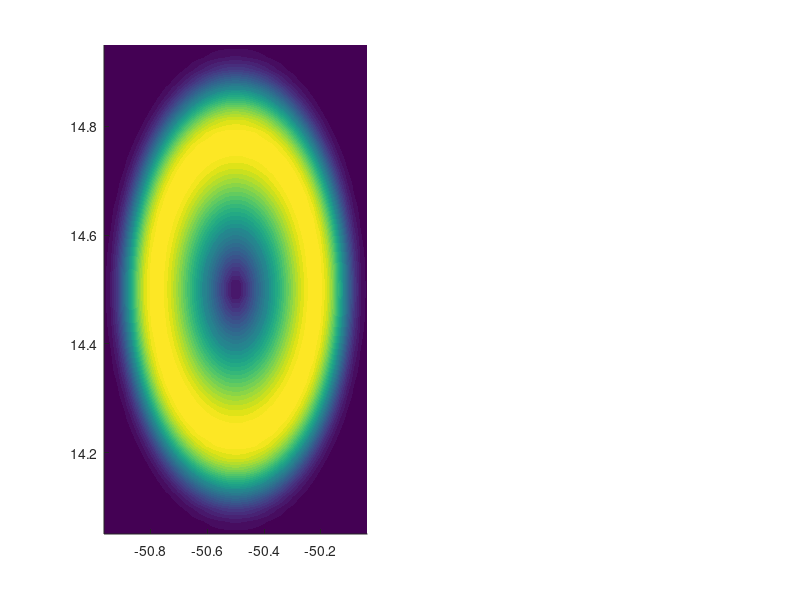

This chart was generated by the following MATLAB code: (Note: this script raises an error after producing the figure.)
%%%%%%%%%%%%%%%%%%%%%%%%%%%%%%%%%%%%%%%%%%%%%%%%%%%%%%%%%%%%%%%%%%%%%%%%%%%
% ShiptrackDemo.m
%%%%%%%%%%%%%%%%%%%%%%%%%%%%%%%%%%%%%%%%%%%%%%%%%%%%%%%%%%%%%%%%%%%%%%%%%%%

%% Compute grid

clearvars

x = linspace(-50,50,40); y = linspace(-50,50,40);
[X,Y] = meshgrid(x,y);
delta = 40; alpha = 7;

vel = 0.5*10^-1.*sqrt(X.^2+Y.^2).*exp(-(sqrt(X.^2+Y.^2)./delta).^alpha);

xcom = (-(Y./X)./sqrt(1+(Y./X).^2)).*sign(X).*vel;
ycom = (1./sqrt(1+(Y./X).^2)).*sign(X).*vel;

R = 6371*10^3; % radius in km
reflon = -50.5; reflat = 14.5;
newlon = reflon + (X*10^3./R) * (180/pi)/(cos(reflat*pi/180));
newlat = reflat + (Y*10^3./R) * (180/pi);

%% Crossed

figure(1),clf
set(gcf,'color','w','units','normalized','position',[0.05 0.1 0.8 0.65])
subplot(121), hold on
contourf(newlon,newlat,vel,32,'linestyle','none'),colormap(flipud(cmocean('tempo'))),cl = colorbar; title(cl,'[m/s]')
quiver(newlon,newlat,xcom,ycom,'color','k')
plot(reflon,reflat,'p','markerfacecolor','r','markeredgecolor','k','markersize',16)
set(gca,'linewidth',1.2,'fontsize',16),xlabel('longitude'),ylabel('latitude')
text(0.05,0.95,'crossed','units','normalized','fontsize',24,'fontweight','bold','color','w')
axis equal

diag_nr = 5;

sectionlon = diag(newlon,diag_nr); sectionlat = diag(newlat,diag_nr);

plot(sectionlon,sectionlat,'color','r','linewidth',2)

sectionu = diag(xcom,diag_nr); sectionv = diag(ycom,diag_nr);

[xd_full,yd_full] = lonlat2xy(sectionlon,...
        sectionlat,-50.5,14.5);

E1radmean = 29.72;

subplot(122),hold on
% mean eddy radius
l3 = viscircles([0 0],E1radmean,'color',[0.7 0.7 0.7],'linewidth',2);

% velocity vectors
l1 = quiver(xd_full'*10^-3,yd_full'*10^-3,sectionu,sectionv,'color','black','linewidth',1.5);

% eddy centre
l2 = plot(0,0,'p','markerfacecolor',[0.7 0.7 0.7],'markeredgecolor','k','markersize',12);
grid on,xlabel('eastward distance [km]'),ylabel('northward distance [km]'), axis equal
axrange = 80;
xlim([-axrange axrange]),ylim([-axrange axrange])
set(gca,'box','on','linewidth',1.3,'tickdir','out','fontsize',14,'xtick',-axrange:20:axrange,'ytick',-axrange:20:axrange)

% print converted eddy centre to longitude, latitude; mean radius
text(0.05,0.15,strcat('lon=',num2str(-50.5),',',{' '},'lat=',num2str(14.5)),'units','normalized','fontsize',16,'fontweight','bold')
text(0.05,0.05,strcat('mean radius=',num2str(round(E1radmean,1)),'km'),'units','normalized','fontsize',16,'fontweight','bold')

legend([l1,l2,l3],'velocity vector','eddy centre','eddy radius','location','northeast')

%% Half-crossed

figure(2),clf
set(gcf,'color','w','units','normalized','position',[0.05 0.1 0.8 0.65])
subplot(121), hold on
contourf(newlon,newlat,vel,32,'linestyle','none'),colormap(flipud(cmocean('tempo'))),cl = colorbar; title(cl,'[m/s]')
quiver(newlon,newlat,xcom,ycom,'color','k')
plot(reflon,reflat,'p','markerfacecolor','r','markeredgecolor','k','markersize',16)
set(gca,'linewidth',1.2,'fontsize',16),xlabel('longitude'),ylabel('latitude')
text(0.05,0.95,'half-crossed','units','normalized','fontsize',24,'fontweight','bold','color','w')
axis equal

diag_nr = -5;

sectionlon = diag(newlon,diag_nr); sectionlat = diag(newlat,diag_nr);

plot(sectionlon(17:end),sectionlat(17:end),'color','r','linewidth',2)

sectionu = diag(xcom,diag_nr); sectionv = diag(ycom,diag_nr);

[xd_full,yd_full] = lonlat2xy(sectionlon,...
        sectionlat,-50.5,14.5);

E1radmean = 30.6177;

subplot(122),hold on
% mean eddy radius
l3 = viscircles([0 0],E1radmean,'color',[0.7 0.7 0.7],'linewidth',2);

% velocity vectors
l1 = quiver(xd_full(17:end)'*10^-3,yd_full(17:end)'*10^-3,sectionu(17:end),sectionv(17:end),'color','black','linewidth',1.5);

% eddy centre
l2 = plot(0,0,'p','markerfacecolor',[0.7 0.7 0.7],'markeredgecolor','k','markersize',12);
grid on,xlabel('eastward distance [km]'),ylabel('northward distance [km]'), axis equal
axrange = 80;
xlim([-axrange axrange]),ylim([-axrange axrange])
set(gca,'box','on','linewidth',1.3,'tickdir','out','fontsize',14,'xtick',-axrange:20:axrange,'ytick',-axrange:20:axrange)

% print converted eddy centre to longitude, latitude; mean radius
text(0.05,0.15,strcat('lon=',num2str(-50.5),',',{' '},'lat=',num2str(14.5)),'units','normalized','fontsize',16,'fontweight','bold')
text(0.05,0.05,strcat('mean radius=',num2str(round(E1radmean,1)),'km'),'units','normalized','fontsize',16,'fontweight','bold')

legend([l1,l2,l3],'velocity vector','eddy centre','eddy radius','location','northeast')

%% Within

figure(3),clf
set(gcf,'color','w','units','normalized','position',[0.05 0.1 0.8 0.65])
subplot(121), hold on
contourf(newlon,newlat,vel,32,'linestyle','none'),colormap(flipud(cmocean('tempo'))),cl = colorbar; title(cl,'[m/s]')
quiver(newlon,newlat,xcom,ycom,'color','k')
plot(reflon,reflat,'p','markerfacecolor','r','markeredgecolor','k','markersize',16)
set(gca,'linewidth',1.2,'fontsize',16),xlabel('longitude'),ylabel('latitude')
text(0.05,0.95,'within','units','normalized','fontsize',24,'fontweight','bold','color','w')
axis equal

diag_nr = 2;

sectionlon = diag(newlon,diag_nr); sectionlat = diag(newlat,diag_nr);

plot(sectionlon(13:end-13),sectionlat(13:end-13),'color','r','linewidth',2)

sectionu = diag(xcom,diag_nr); sectionv = diag(ycom,diag_nr);

[xd_full,yd_full] = lonlat2xy(sectionlon,...
        sectionlat,-50.5,14.5);

subplot(122),hold on

% velocity vectors
l1 = quiver(xd_full(13:end-13)'*10^-3,yd_full(13:end-13)'*10^-3,sectionu(13:end-13),sectionv(13:end-13),'color','black','linewidth',1.5);

% eddy centre
l2 = plot(0,0,'p','markerfacecolor',[0.7 0.7 0.7],'markeredgecolor','k','markersize',12);
grid on,xlabel('eastward distance [km]'),ylabel('northward distance [km]'), axis equal
axrange = 80;
xlim([-axrange axrange]),ylim([-axrange axrange])
set(gca,'box','on','linewidth',1.3,'tickdir','out','fontsize',14,'xtick',-axrange:20:axrange,'ytick',-axrange:20:axrange)

% print converted eddy centre to longitude, latitude; mean radius
text(0.05,0.15,strcat('lon=',num2str(-50.5),',',{' '},'lat=',num2str(14.5)),'units','normalized','fontsize',16,'fontweight','bold')

legend([l1,l2],'velocity vector','eddy centre','location','northeast')

%% Manual

figure(4),clf
set(gcf,'color','w','units','normalized','position',[0.05 0.1 0.8 0.65])
subplot(121), hold on
contourf(newlon,newlat,vel,32,'linestyle','none'),colormap(flipud(cmocean('tempo'))),cl = colorbar; title(cl,'[m/s]')
quiver(newlon,newlat,xcom,ycom,'color','k')
plot(reflon,reflat,'p','markerfacecolor','r','markeredgecolor','k','markersize',16)
set(gca,'linewidth',1.2,'fontsize',16),xlabel('longitude'),ylabel('latitude')
text(0.05,0.95,'manual','units','normalized','fontsize',24,'fontweight','bold','color','w')
axis equal

sectionlon1 = diag(newlon,5); sectionlat1 = diag(newlat,5);
sectionu1 = diag(xcom,5); sectionv1 = diag(ycom,5);

sectionlon2 = newlon(20,:); sectionlat2 = newlat(20,:);
sectionu2 = xcom(20,:); sectionv2 = ycom(20,:);

% lon
sectionlon(1:length(sectionlon1(1:20))) = sectionlon1(1:20);
sectionlon(length(sectionlon(1:20))+1:length(sectionlon(1:20))+length(sectionlon2(1:24))) = fliplr(sectionlon2(1:24));
% lat
sectionlat(1:length(sectionlat1(1:20))) = sectionlat1(1:20);
sectionlat(length(sectionlat(1:20))+1:length(sectionlat(1:20))+length(sectionlat2(1:24))) = fliplr(sectionlat2(1:24));
% u
sectionu(1:length(sectionu1(1:20))) = sectionu1(1:20);
sectionu(length(sectionu(1:20))+1:length(sectionu(1:20))+length(sectionu2(1:24))) = fliplr(sectionu2(1:24));
% v
sectionv(1:length(sectionv1(1:20))) = sectionv1(1:20);
sectionv(length(sectionv(1:20))+1:length(sectionv(1:20))+length(sectionv2(1:24))) = fliplr(sectionv2(1:24));

plot(sectionlon,sectionlat,'color','r','linewidth',2)

xd_full =   [  -37.2287  -34.6577  -32.0872  -29.5173  -26.9478  -24.3789  -21.8105  -19.2426  -16.6752  -14.1083  -11.5420   -8.9762   -6.4109   -3.8461   -1.2819    1.2818    3.8450    6.4076...
    8.9697   11.5313    8.9688    6.4063    3.8438    1.2813   -1.2813   -3.8438   -6.4063   -8.9688  -11.5313  -14.0938  -16.6563  -19.2188  -21.7813  -24.3438  -26.9063  -29.4688...
  -32.0314  -34.5939  -37.1564  -39.7189  -42.2814  -44.8439  -47.4064  -49.9689];

yd_full =   [  -49.9663  -47.4039  -44.8416  -42.2792  -39.7168  -37.1544  -34.5921  -32.0297  -29.4673  -26.9049  -24.3426  -21.7802  -19.2178  -16.6554  -14.0931  -11.5307   -8.9683   -6.4059...
   -3.8436   -1.2812   -1.2812   -1.2812   -1.2812   -1.2812   -1.2812   -1.2812   -1.2812   -1.2812   -1.2812   -1.2812   -1.2812   -1.2812   -1.2812   -1.2812   -1.2812   -1.2812...
   -1.2812   -1.2812   -1.2812   -1.2812   -1.2812   -1.2812   -1.2812   -1.2812];

subplot(122),hold on

% velocity vectors
l1 = quiver(xd_full',yd_full',sectionu,sectionv,'color','black','linewidth',1.5);

% eddy centre
l2 = plot(0,0,'p','markerfacecolor',[0.7 0.7 0.7],'markeredgecolor','k','markersize',12);
grid on,xlabel('eastward distance [km]'),ylabel('northward distance [km]'), axis equal
axrange = 80;
xlim([-axrange axrange]),ylim([-axrange axrange])
set(gca,'box','on','linewidth',1.3,'tickdir','out','fontsize',14,'xtick',-axrange:20:axrange,'ytick',-axrange:20:axrange)

% print converted eddy centre to longitude, latitude; mean radius
text(0.05,0.15,strcat('lon=',num2str(-50.5),',',{' '},'lat=',num2str(14.5)),'units','normalized','fontsize',16,'fontweight','bold')

legend([l1,l2],'velocity vector','eddy centre','location','northeast')